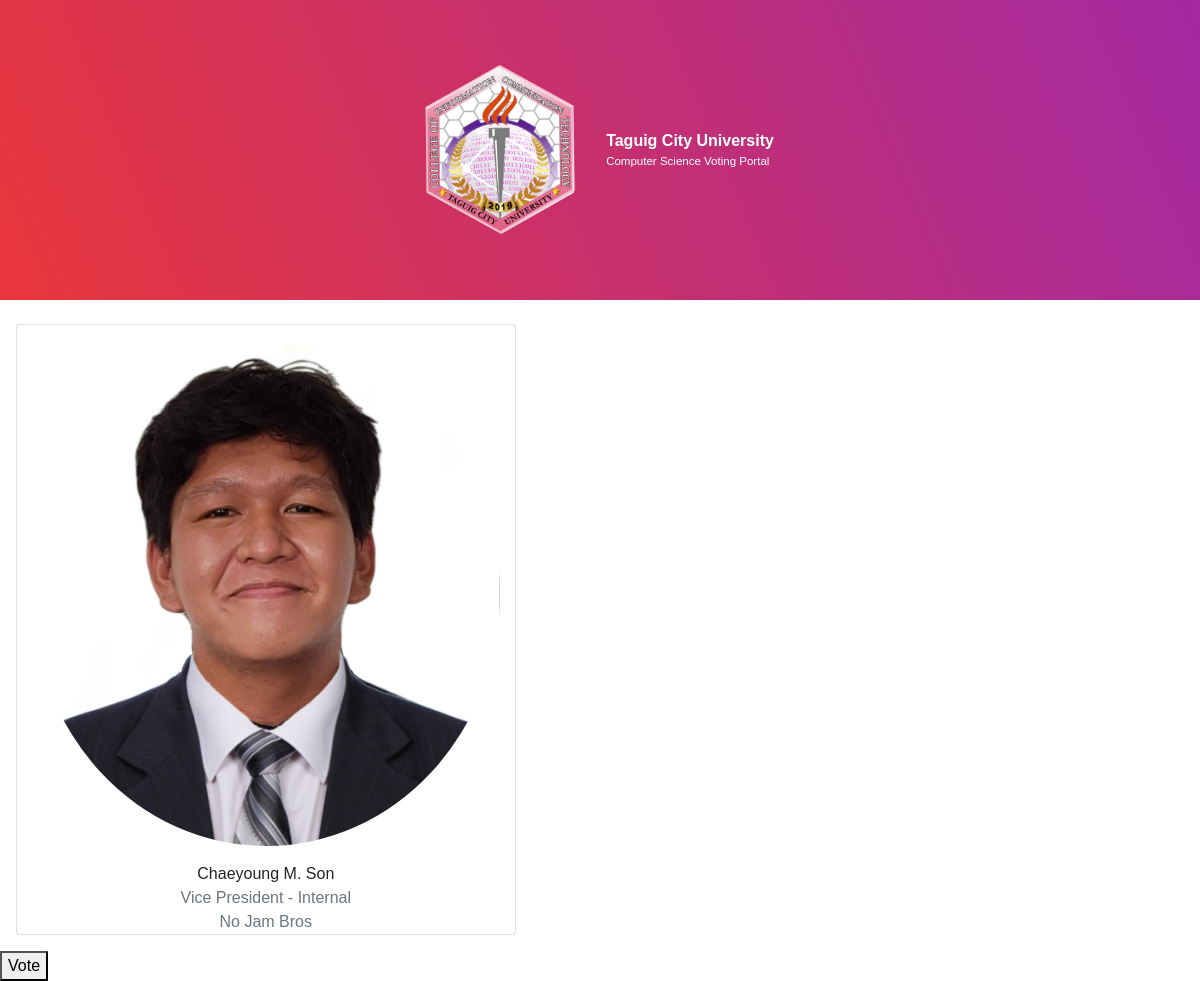
/php/vpresi.php, run on the app's committed database.
### tables this page shows
CREATE TABLE `candidate` (
  `candidatename` varchar(50) NOT NULL,
  `candidatestudentnumber` varchar(50) NOT NULL,
  `candidateage` varchar(50) NOT NULL,
  `candidategender` varchar(10) NOT NULL,
  `candidatecourse` varchar(50) NOT NULL,
  `candidateposition` varchar(50) NOT NULL,
  `candidatepartylist` varchar(50) NOT NULL,
  `candidatepicture` varchar(100) NOT NULL
);

### php/vpresi.php (the view, shortened to what this page needs)
<!DOCTYPE html>
<html lang="en">
<head>
    <link rel="stylesheet" href="https://cdn.jsdelivr.net/npm/bootstrap@4.3.1/dist/css/bootstrap.min.css">
    <link rel="stylesheet" href="/css/vote.css">
</head>
<body>
    <div class="top">
        <div class="logo">
            <img src="/src/cict.png" class="icon">
        </div>
        <div class="name">
            <p class="schoolname">Taguig City University</p>
            <p class="webname">Computer Science Voting Portal</p>
        </div>
    </div><br>
</body>
</html>
<?php
include('connection.php');
$countquery = "SELECT * FROM candidate WHERE candidateposition = 'Vice President - Internal'";
$countres = mysqli_query($conn, $countquery);
while ($getrow = mysqli_fetch_array($countres)) {
    $cname = $getrow["candidatename"];
    $cpos = $getrow["candidateposition"];
    $cpartylist = $getrow["candidatepartylist"];
    echo '<div class="row pb-3 ml-3">
            <div class="col-5 card text-center" style="width: 18rem;">
                <img src="/src/currentpartylist/President.jpg" class="card-img-top py-3 rounded-circle" alt="...">
                <div class="card-body py-0 px-0">
                    <p class="card-text">' . $cname . '</p>
                    <p class="text-secondary">' . $cpos . '</p>
                    <p class="text-secondary">' . $cpartylist . '</p>
                </div>
            </div>
        </div>';
}
if (!isset($_SESSION['votedvpresi'])) {
    $votingstatus = $_SESSION['votedvpresi'];
    if ($votingstatus == 0) {
        echo '<button type="submit" name="submit">Vote</button>';
    } else {
        echo '<button type="button" name="submit" disabled>Already Voted</button>';
    }
} else {
    echo '<button type="button" name="submit" disabled>Disabled</button>';
}
?>

### css/vote.css (style rules this page uses)
html { font-size: 1rem; }
body { font-family: Arial, Helvetica, sans-serif; margin: 0 0 0 0; padding: 0 0 0 0; }
p { margin-bottom: 0; }
.webname { font-size: 0.72rem; }
.icon { width: 15vw; }
.top { width: 100%; display: flex; align-items: center; justify-content: center; padding: 5% 0 5% 0; background-image: linear-gradient(247.23deg, #a229a5 -2.25%, #eb3737 104.04%); color: white; column-gap: 1rem; z-index: 2; }
.schoolname { font-weight: bolder; }
.webname, .schoolname { margin-top: 0; margin-bottom: 0; }

### data on the page
candidate: candidatename "Chaeyoung M. Son", candidateposition "Vice President - Internal", candidatepartylist "No Jam Bros"
